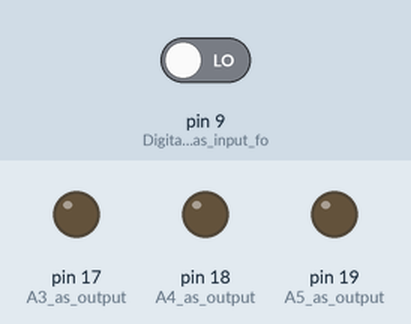
Recording of a sketch running on a simulated Arduino Uno, built with avr-gcc and run on an emulated ATmega328P. Parts: output pins drawn as LEDs (lit = HIGH). Inputs (shaded band) come from the test bench; at power-on: pin 9 (Digital_pin_9_as_input_fo) LOW.

Above: at 1.2 s.
1.3 s: pin 9 (Digital_pin_9_as_input_fo) driven HIGH
At 1.7 s:
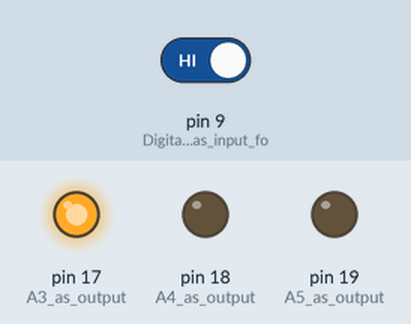
At 2.7 s:
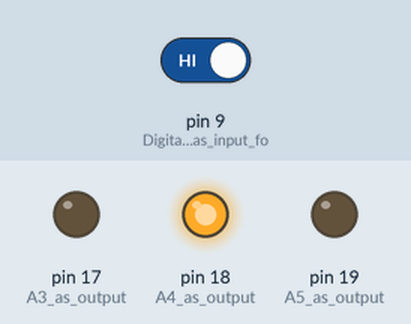
4.3 s: pin 9 (Digital_pin_9_as_input_fo) driven LOW
At 5.2 s:
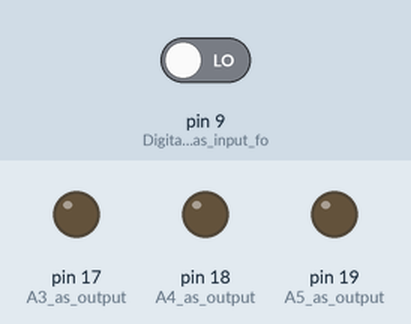
Timing chart, 0 to 7.3 s (numbered marks = the images above; inputs shaded):
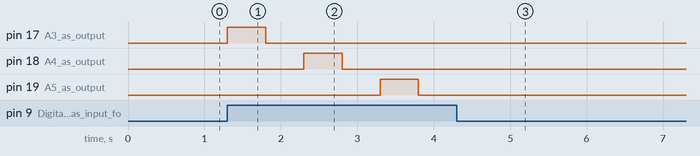

Measured:
- after the input at 1.3 s, pin 17 (A3_as_output): LOW → HIGH at once, → LOW 0.50 s later; pin 18 (A4_as_output): LOW → HIGH after 1.0 s, → LOW 0.50 s later; pin 19 (A5_as_output): LOW → HIGH after 2.0 s, → LOW 0.50 s later
- after the input at 4.3 s, pin 17 (A3_as_output), pin 18 (A4_as_output), pin 19 (A5_as_output): stops changing and stays LOW

The sketch:

3Blink.ino
```cpp
// the setup function runs once when you press reset or power the board
void setup() {
  pinMode(17, OUTPUT);  // A3 as output
  pinMode(18, OUTPUT);  // A4 as output
  pinMode(19, OUTPUT);  // A5 as output
  pinMode(9, INPUT);    // Digital pin 9 as input for the button
}

// the loop function runs over and over again forever
void loop() {
  // Check if the button at pin 9 is pressed
  if (digitalRead(9) == HIGH) {
    digitalWrite(17, HIGH);  // Turn on LED at A3
    delay(500);
    digitalWrite(17, LOW);   // Turn off LED at A3
    delay(500);

    digitalWrite(18, HIGH);  // Turn on LED at A4
    delay(500);
    digitalWrite(18, LOW);   // Turn off LED at A4
    delay(500);

    digitalWrite(19, HIGH);  // Turn on LED at A5
    delay(500);
    digitalWrite(19, LOW);   // Turn off LED at A5
    delay(500);
  }
  else {
    // Ensure all LEDs are off if the button is not pressed
    digitalWrite(17, LOW);
    digitalWrite(18, LOW);
    digitalWrite(19, LOW);
  }
}
//MY NAME IS KEVIN
//MY NAME IS AARON
//MY NAME IS CHASE
```
